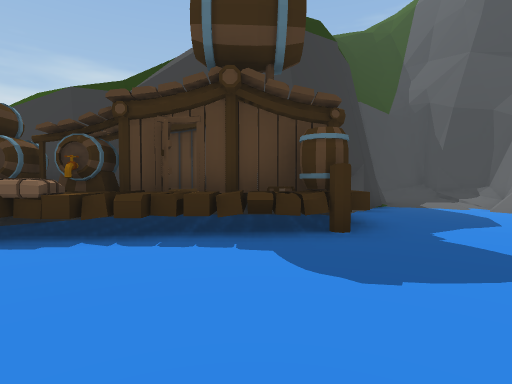
view 1 (above)

24 first-person views from a walk through a scene from a Unity 3-D project. The camera is 1.4 m above the floor, tilts 2° down and sees 80° across. The floor is counted in squares, 2 m on a side. Each view is taken from the middle of a square. On the plan, view 1 faces up. The plan holds only what a view shows up to about 10 squares ahead; the rest is blank. The place goes on beyond the plan.

view 2
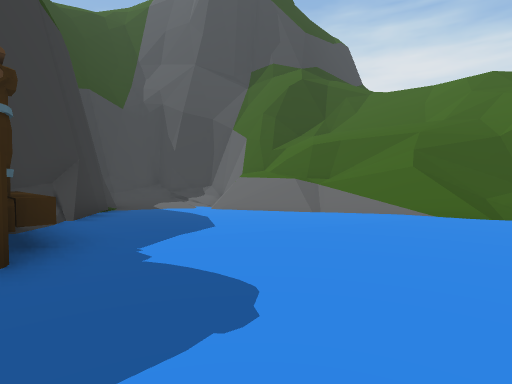

view 3
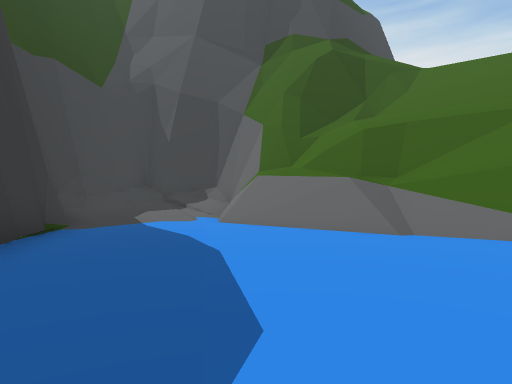

view 4
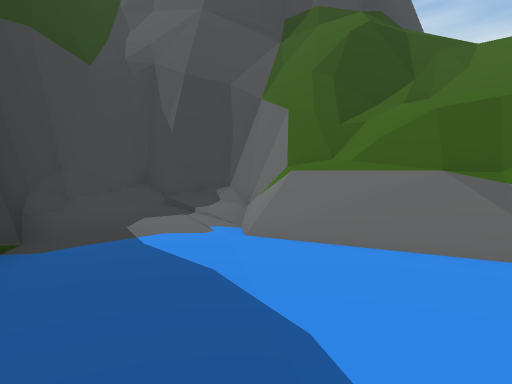

view 5
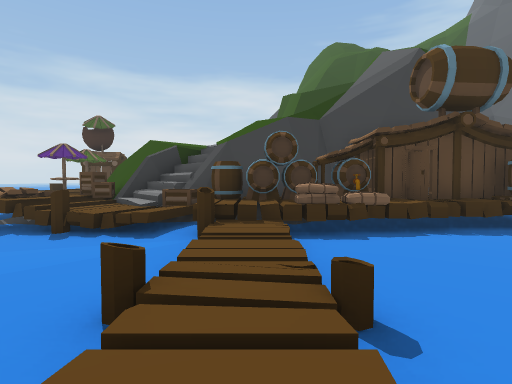

view 6
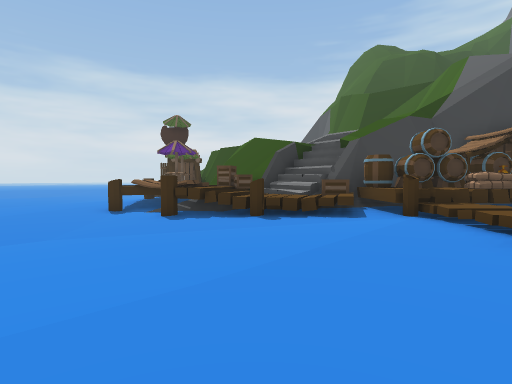

view 7
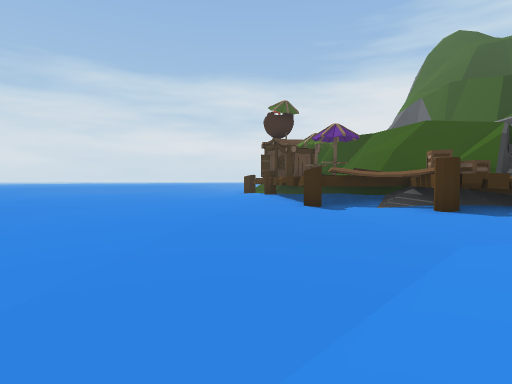

view 8
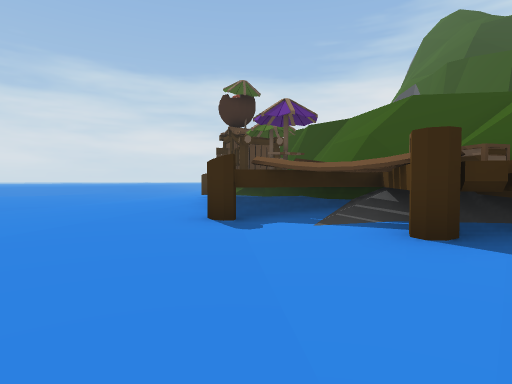

view 9
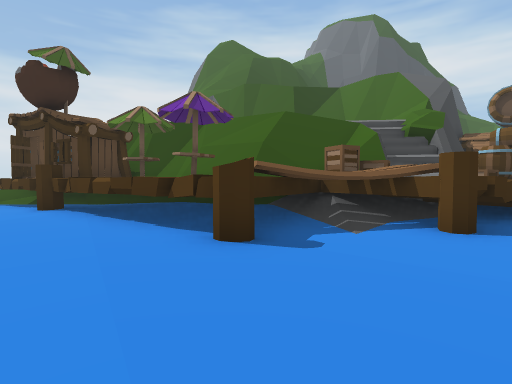

view 10
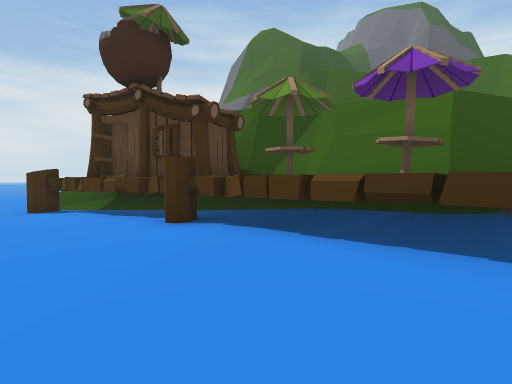

view 11
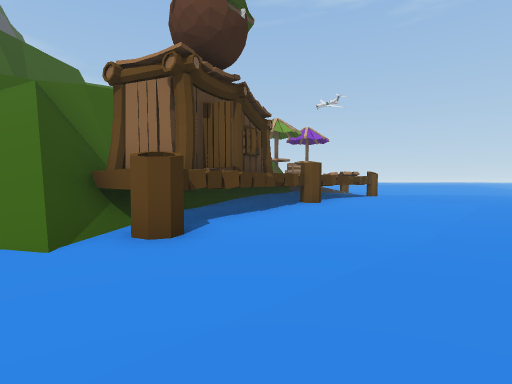

view 12
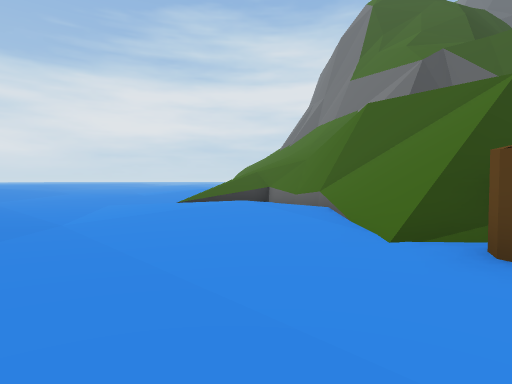

view 13
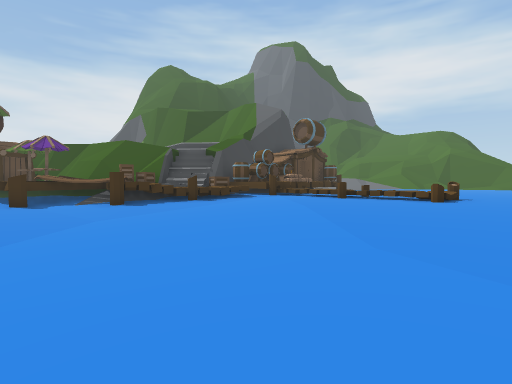

view 14
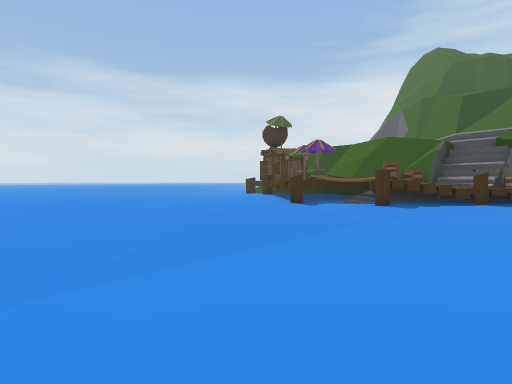

view 15
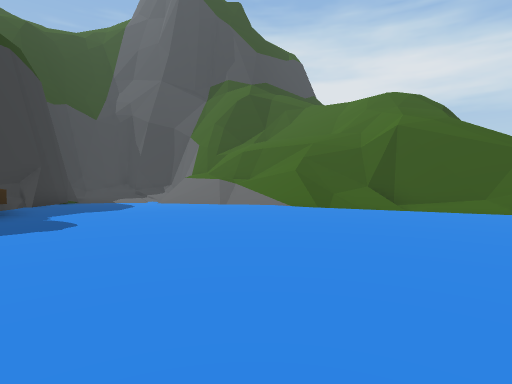

view 16
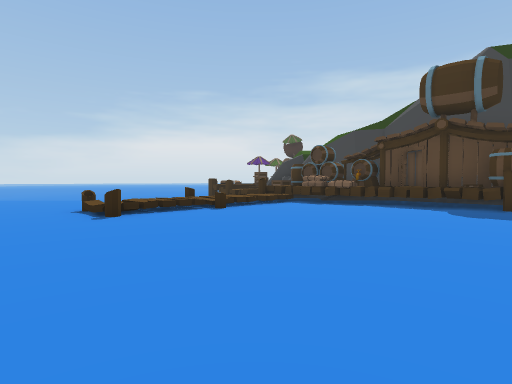

view 17
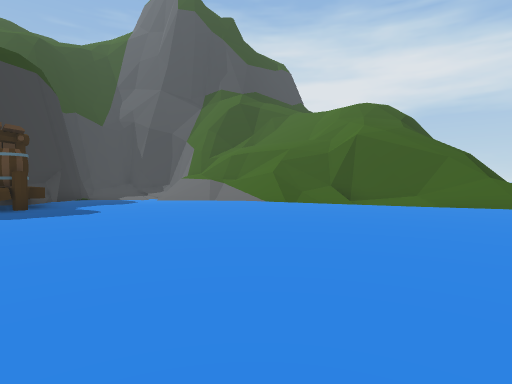

view 18
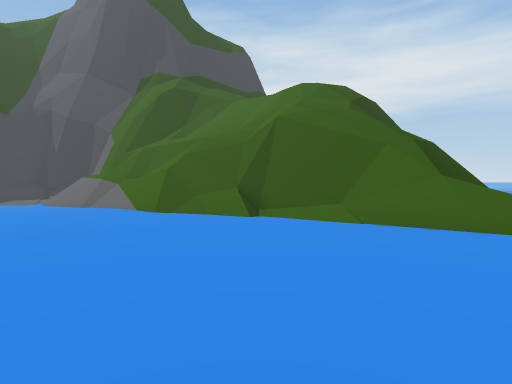

view 19
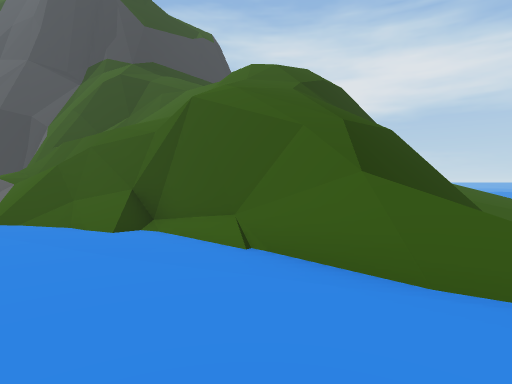

view 20
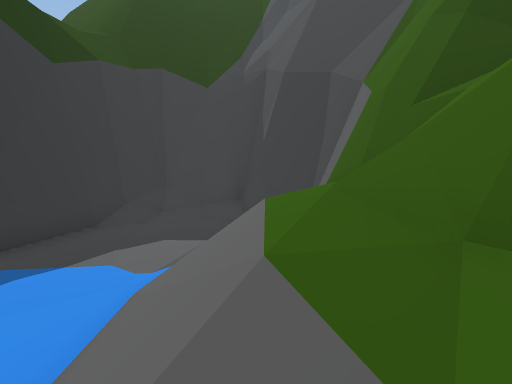

view 21
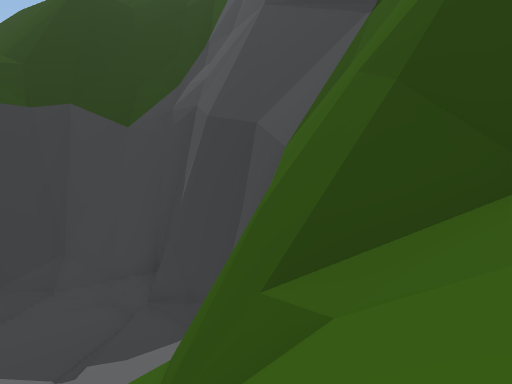

view 22
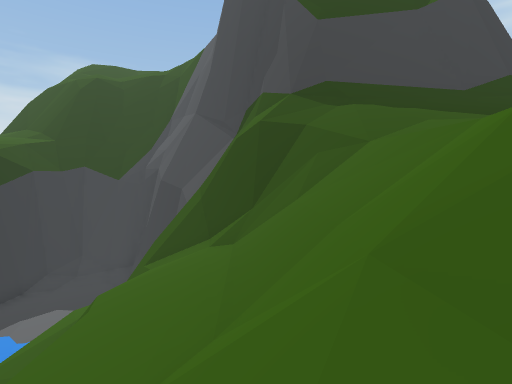

view 23
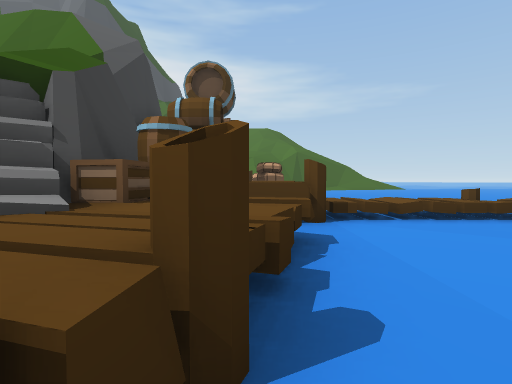

view 24
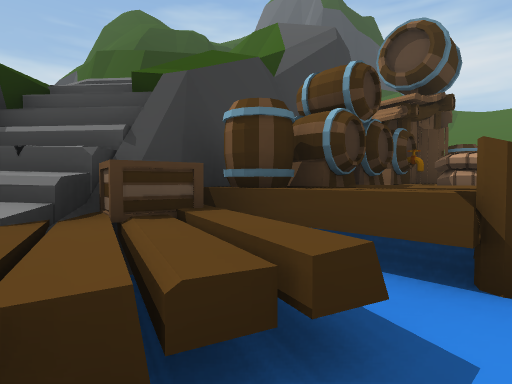

### Floor plan
Key: @ floor where view 1 was taken; # wall or solid block; x gap in a wall; . main floor; - floor 0.5 m lower than the main floor; _ floor 0.75 m lower than the main floor; : floor 3.5 m higher than the main floor; + floor 4.75 m higher than the main floor; * floor 11.25 m higher than the main floor; % floor 12 m higher than the main floor; & floor 12.75 m higher than the main floor; / step, stairs or slope; = window, fence, low wall or low ledge; ^ raised ledge; v drop or lower ground; O other object.
Columns run from 19 left of view 1 to 16 right of it. Each row starts with its distance up from view 1.
 20 ____-///#
 19 ____////#
 18 ____==///             ###=
 17 ____##vv/             &vv
 16 ____## v               v=^##^
 15 ____###v+              v#///#^
 14 ____-# vv               #////#^
 13  ___-^^ v+              /-////#
 12 -__--^^# v         v   #/-///##   #^
 11 -__--^^O /        =v  v#/-_/####=%##
 10 -----^^O^//      #=%  ##--_=//####v/
  9 -----^^#^vv///   #v* v#.---//////#//
  8 -----#^^^ ^^:/  /=x=v##.---/////////
  7 ------##^OO^^///vvvv#/...--///#/////
  6 _------##^^^#vvvvvv^^......///#/////
  5 _----__-#^^^OOOOO#O^O....../////////
  4 __---__---^^^^^OO^^^........////////
  3 ___-____---..//.............//=////
  2 ________--...//.............//v/////
  1 ______/--....//............../v/////
  0 _____//-.....=//...@........./v////v
 -1  ___///......//...............v///
 -2   _////......./...............#////
 -3    ////......=//..............#///v
 -4     //........................=///
 -5     //....      ............../

Where each view was taken, in squares from view 1:
view 1: 0 up, 0 right, facing up
view 2: 1 up, 1 right, facing up-right
view 3: 4 up, 3 right, facing up-right
view 4: 6 up, 4 right, facing up-right
view 5: 2 down, 5 left, facing up
view 6: 3 down, 9 left, facing up
view 7: 1 down, 15 left, facing up
view 8: 2 up, 13 left, facing up
view 9: 4 up, 16 left, facing up-right
view 10: 8 up, 17 left, facing up-right
view 11: 19 up, 19 left, facing down-right
view 12: 17 up, 19 left, facing up-right
view 13: 5 down, 15 left, facing up-right
view 14: 4 down, 15 left, facing up
view 15: 3 down, 1 right, facing up-right
view 16: 5 down, 2 right, facing up-left
view 17: 5 down, 0 right, facing up-right
view 18: 5 down, 5 right, facing up-right
view 19: 5 down, 8 right, facing up-right
view 20: 6 up, 9 right, facing up
view 21: 8 up, 11 right, facing up
view 22: 2 up, 14 right, facing up
view 23: 4 up, 10 left, facing right
view 24: 3 up, 8 left, facing up-right
